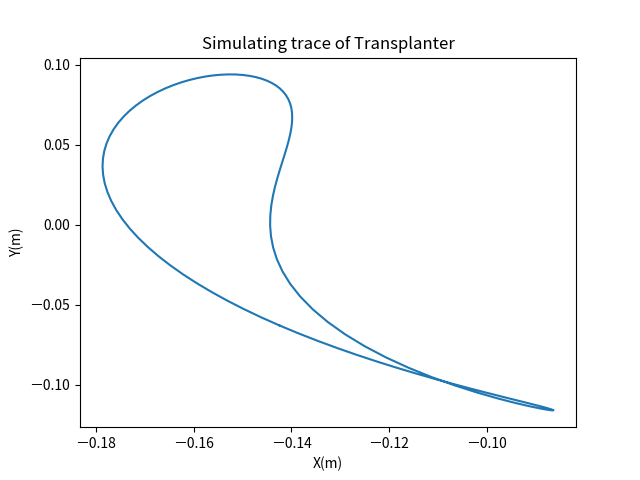

Reproduce this figure in Python.
import numpy as np
import matplotlib.pyplot as plt
from trace import *
from simulate import goSim

def getR2(name, sim, real):
    tot = np.sum((real - real.mean()) ** 2)
    res = np.sum((sim - real) ** 2)
    print("R^2 of", name, ":", 1 - res / tot)

# load data
one = 11
real_x = x[:one]
real_y = y[:one]
real_vx = vx[:one - 1]
real_vy = vy[:one - 1]
real_ax = ax[:one - 2]
real_ay = ay[:one - 2]
real_t = t[:one]

# simulate
vxy = goSim(180, one * 10) # phase

# position
plt.title("Simulating trace of Transplanter")
plt.xlabel("X(m)")
plt.ylabel("Y(m)")
plt.plot(vxy[:, 0], vxy[:, 1])
plt.savefig("trace_simulate.png")
plt.show()

# position analysis
sim_x = vxy[::10, 0] - vxy[::10, 0].mean()
real_x = real_x - real_x.mean()
sim_y = vxy[::10, 1] - vxy[::10, 1].mean()
real_y = real_y - real_y.mean()

sxy = np.sum((sim_x - real_x) * (sim_y - real_y))
sxx = np.sum((sim_x - real_x) ** 2)
syy = np.sum((sim_y - real_y) ** 2)
res = np.sum((sim_x - real_x) ** 2 + (sim_y - real_y) ** 2)
tot = np.sum(sim_x ** 2 + sim_y ** 2)
print("Position Coefficient")
print("r :", sxy / np.sqrt(sxx * syy))
print("R^2 :", 1 - res / tot) 

# position compare
plt.title("Comparing trace of Transplanter")
plt.plot(sim_x,  sim_y, 'o-', label="simulate_discrete")
plt.plot(vxy[:, 0] - np.mean(vxy[:, 0]), vxy[:, 1] - np.mean(vxy[:, 1]), label="simulate")
plt.plot(real_x, real_y, label='real')
plt.xlabel("X(m)")
plt.ylabel("Y(m)")
plt.legend()
plt.savefig("trace_simulate_comp.png")
plt.show()

# velcoity analysis
vxy = goSim(230, one * 10) # phase
t = (real_t.max() - real_t.min()) / one
vx = (vxy[1:, 0] - vxy[:-1, 0]) / (t / 10)
vy = (vxy[1:, 1] - vxy[:-1, 1]) / (t / 10)
vx_dis = vx[4:-5:one]
vy_dis = vy[4:-5:one]
getR2("Vx", vx_dis, real_vx)
getR2("Vy", vy_dis, real_vy)

# velcoity plot
plt.title("Velocity of trace of Transplanter")
plt.xlabel("Time(s)")
plt.ylabel("V(m/s)")
plt.plot(real_t[1:] - t / 2, real_vx, label='real_x')
plt.plot(real_t[1:] - t / 2, real_vy, label='real_y')

plt.plot(np.linspace(real_t.min(), real_t.max(), one * 10)[:-1],
         vx, '--', label='sim_x')
plt.plot(np.linspace(real_t.min(), real_t.max(), one * 10)[:-1],
         vy, '--', label='sim_y')
plt.legend()
plt.savefig("Trace_v_comp.png")
plt.show()

# acceration analysis
ax = (vx[1:] - vx[:-1]) / (t / 10)
ay = (vy[1:] - vy[:-1]) / (t / 10)
ax_dis = ax[10:-9:one]
ay_dis = ay[10:-9:one]
getR2("ax", ax_dis, real_ax)
getR2("ay", ay_dis, real_ay)

# acceration plot
plt.title("Accerlation of trace of Transplanter")
plt.xlabel("Time(s)")
plt.ylabel("a($m/s^2$)")
plt.plot(real_t[1:-1], real_ax, label='x')
plt.plot(real_t[1:-1], real_ay, label='y')
plt.plot(np.linspace(real_t.min(), real_t.max(), one * 10)[:-2],
         ax, '--', label='sim_x')
plt.plot(np.linspace(real_t.min(), real_t.max(), one * 10)[:-2],
         ay, '--', label='sim_y')
plt.legend()
plt.savefig("Trace_a_comp.png")
plt.show()

# plt.figure(figsize=(12, 6))
# plt.subplots_adjust(left=0.07, right=0.97,top=0.90, bottom=0.10, wspace=0.25)
